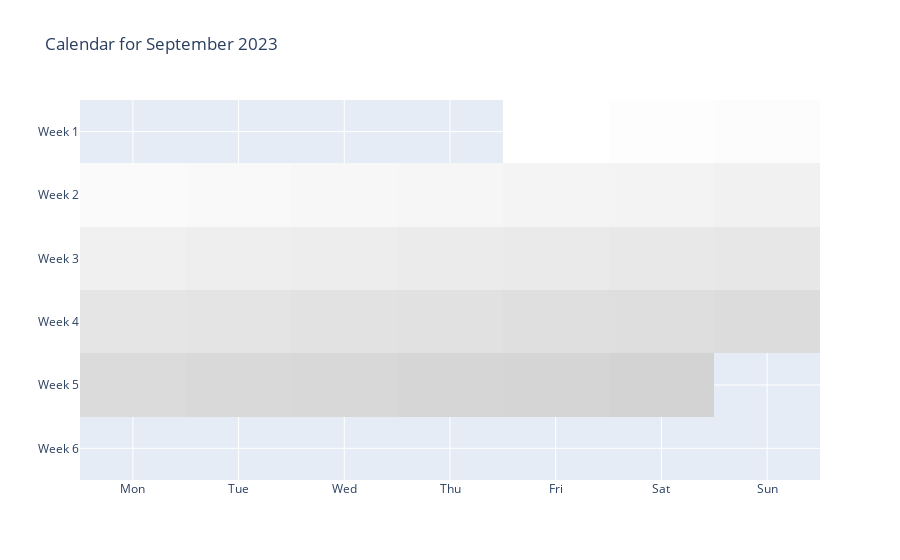

Write notebook code for a chart like this one.
### Code cell
import calendar
import plotly.graph_objects as go

def get_month_data(year, month):
    num_days = calendar.monthrange(year, month)[1]
    start_day = calendar.monthrange(year, month)[0]
    return num_days, start_day

def generate_calendar_structure(year, month):
    num_days, start_day = get_month_data(year, month)
    calendar_structure = [['' for _ in range(7)] for _ in range(6)]
    day = 1
    for row in range(6):
        for col in range(7):
            if (row == 0 and col >= start_day or row > 0) and day <= num_days:
                calendar_structure[row][col] = day
                day += 1
    return calendar_structure

def plot_calendar(year, month):
    calendar_data = generate_calendar_structure(year, month)
    day_labels = ['Mon', 'Tue', 'Wed', 'Thu', 'Fri', 'Sat', 'Sun']
    
    fig = go.Figure(data=go.Heatmap(
        z=calendar_data,
        x=day_labels,
        y=['Week 1', 'Week 2', 'Week 3', 'Week 4', 'Week 5', 'Week 6'],
        colorscale=[[0, 'white'], [1, 'lightgray']],
        showscale=False,
        text=calendar_data,
        hoverinfo='text'
    ))
    
    fig.update_layout(
        title=f"Calendar for {calendar.month_name[month]} {year}",
        xaxis_nticks=7,
        yaxis_nticks=6,
        yaxis_autorange='reversed'
    )
    
    fig.show()

# Test the function
plot_calendar(2023, 9)

### Figure 1 — Plotly figure (JSON) as saved in the notebook; plotly's stock layout.template omitted (floating-point values rounded to 4 significant figures)
{"data": [{"colorscale": [[0, "white"], [1, "lightgray"]], "hoverinfo": "text", "showscale": false, "text": [["", "", "", "", 1, 2, 3], [4, 5, 6, 7, 8, 9, 10], [11, 12, 13, 14, 15, 16, 17], [18, 19, 20, 21, 22, 23, 24], [25, 26, 27, 28, 29, 30, ""], ["", "", "", "", "", "", ""]], "type": "heatmap", "x": ["Mon", "Tue", "Wed", "Thu", "Fri", "Sat", "Sun"], "y": ["Week 1", "Week 2", "Week 3", "Week 4", "Week 5", "Week 6"], "z": [["", "", "", "", 1, 2, 3], [4, 5, 6, 7, 8, 9, 10], [11, 12, 13, 14, 15, 16, 17], [18, 19, 20, 21, 22, 23, 24], [25, 26, 27, 28, 29, 30, ""], ["", "", "", "", "", "", ""]]}], "layout": {"title": {"text": "Calendar for September 2023"}, "xaxis": {"nticks": 7}, "yaxis": {"autorange": "reversed", "nticks": 6}}}
